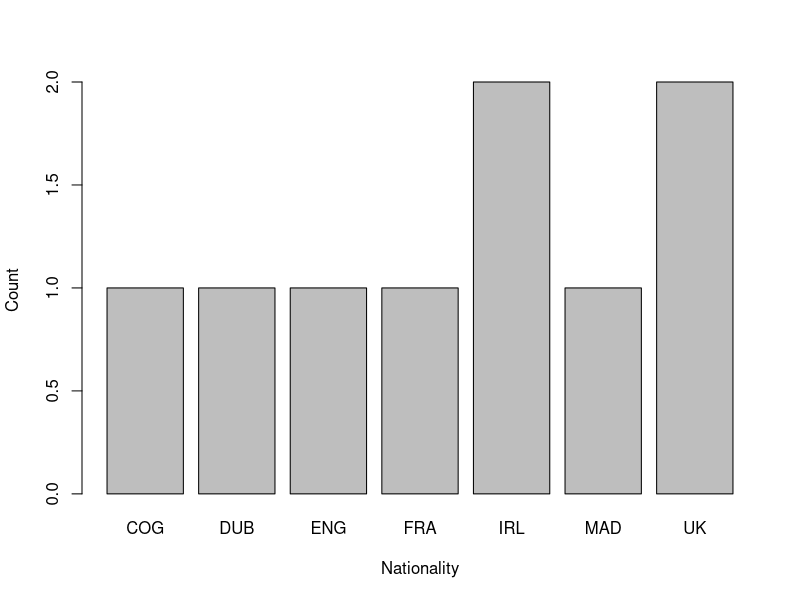
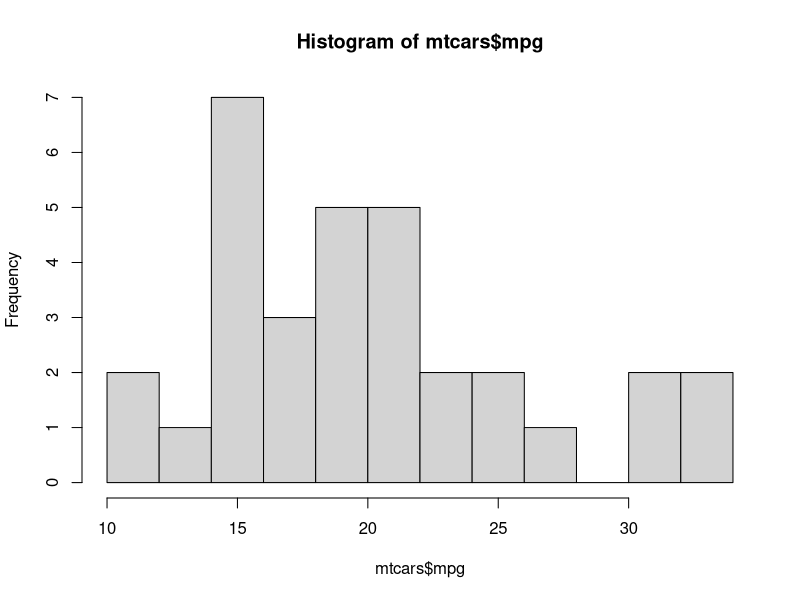
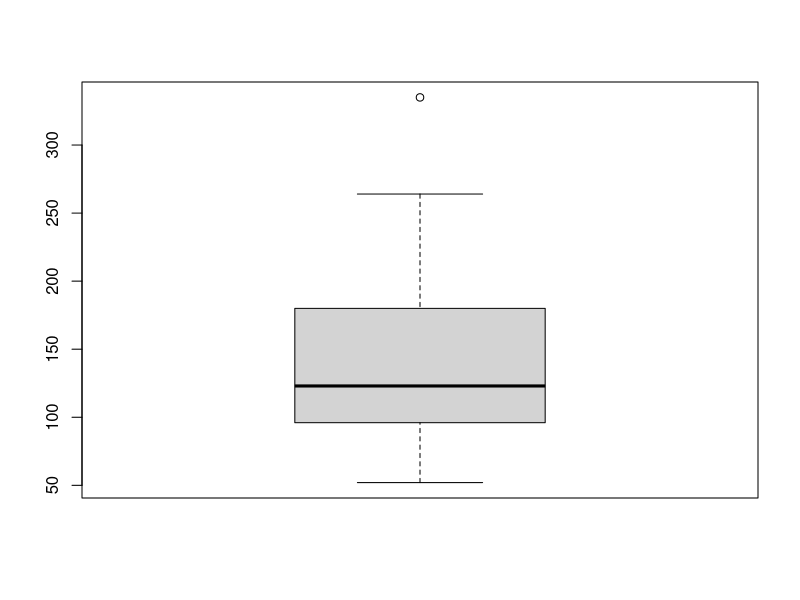
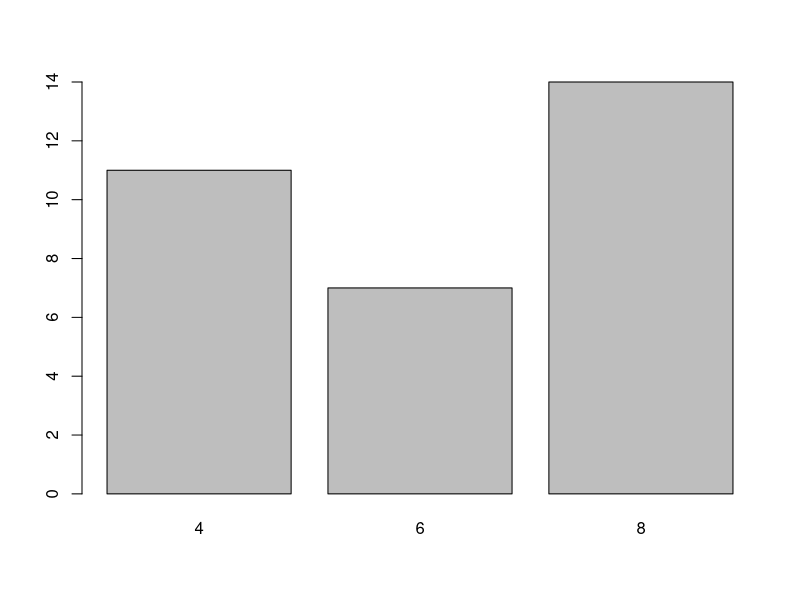
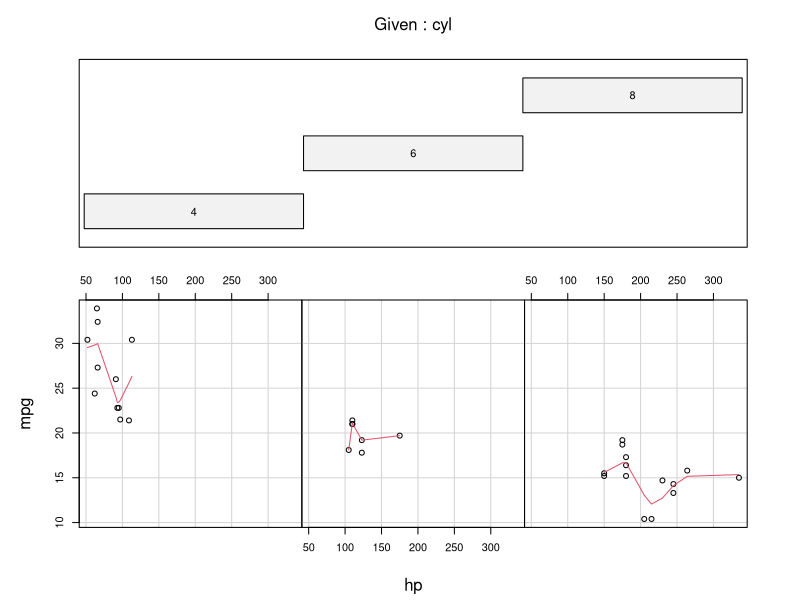
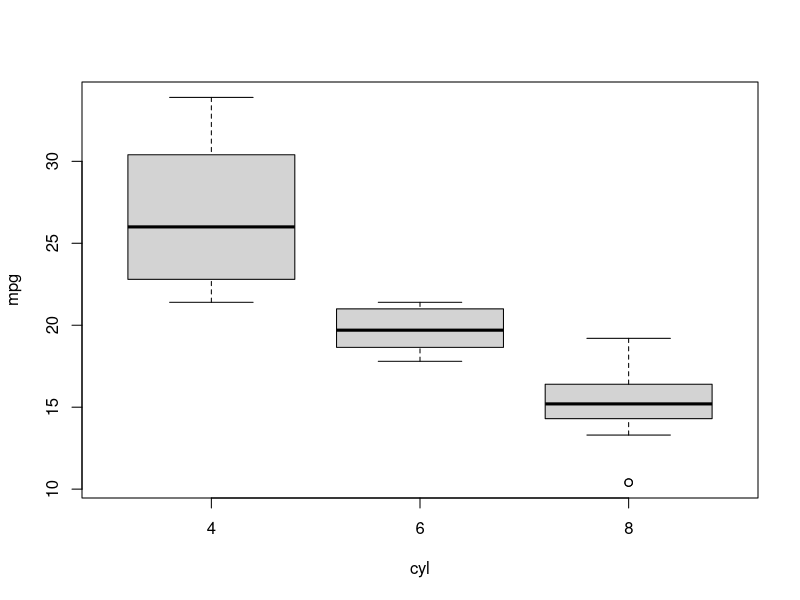
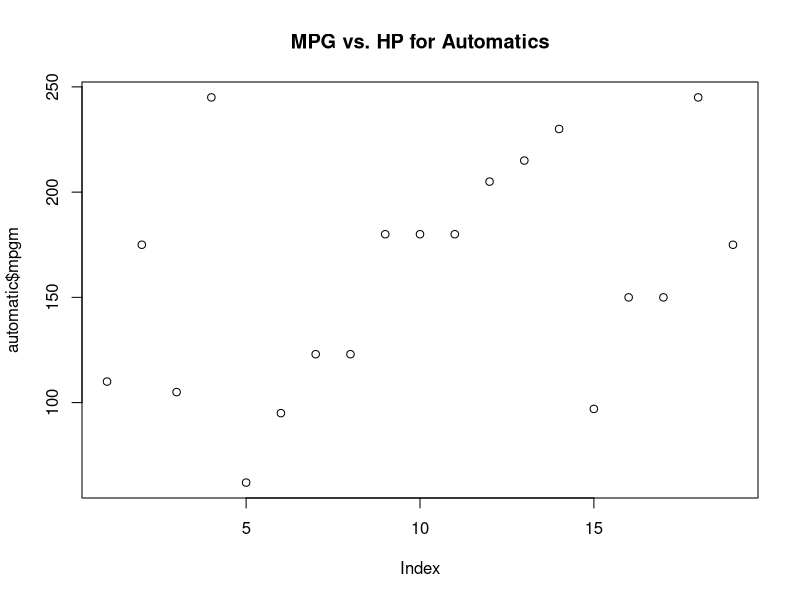
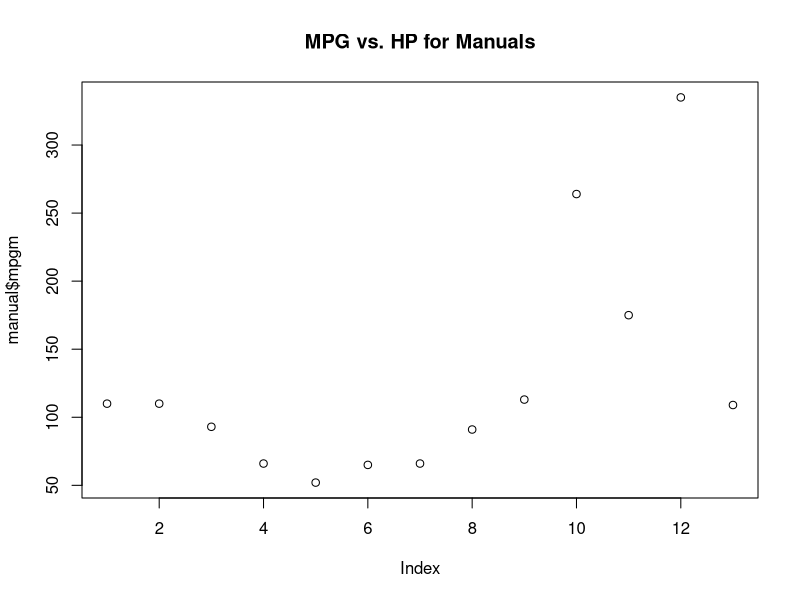

R code for these plots, in order:
x <- c(1:3, 7, 8:10)
attributes(x)
class(x)

z <- 0:9
class(z)

digits = as.character(z)
class(digits)

d = as.integer(digits)
class(d)

name = c("Amy", "Bill", "Carl")
DAD = c(80, 65, 50)
BDA = c(70, 50, 80)

gender = as.factor(c("F", "M", "M"))
nationality = as.factor(c("IRL", "UK", "IRL"))
age = c(20, 21, 22)

student.df = data.frame(name, age, gender, nationality, DAD, BDA)
attributes(student.df)

print(student.df)
str(student.df)
summary(student.df)

student.df['gender']
student.df$gender
student.df$gender[2]

mean(student.df$BDA)

student.df$average = (student.df$BDA + student.df$DAD)/2
student.df
str(student.df)

student.df$name = as.character(student.df$name)
student.df = rbind(student.df, c("Dennis", 23, "M", "UK", 55, 70))

student.df$nationality = as.character(student.df$nationality)

student.df = rbind(student.df, c("Jack", 24, "F", "FRA", 44, 65))
student.df = rbind(student.df, c("Jackson", 26, "M", "DUB", 14, 64))
student.df = rbind(student.df, c("Sandra", 24, "F", "MAD", 44, 65))
student.df = rbind(student.df, c("Goose", 24, "M", "ENG", 44, 65))
student.df = rbind(student.df, c("Michael", 150, "F", "COG", 34, 55))

student.df$nationality = as.factor(student.df$nationality)

levels(student.df$nationality)
student.df$DAD = as.numeric(student.df$DAD)
student.df$BDA = as.numeric(student.df$BDA)

?tapply
averages <- tapply(student.df$BDA, student.df$gender, mean)
averages

table(student.df$nationality)

barplot(table(student.df$nationality), xlab="Nationality", ylab="Count")

mins = c(min(student.df$BDA), min(student.df$DAD))
means = c(mean(student.df$BDA), mean(student.df$DAD))
maxs = c(max(student.df$BDA), max(student.df$DAD))
sds = c(sd(student.df$BDA), sd(student.df$DAD))

results = data.frame(mins, means, maxs, sds)
results

##############################################

data(mtcars)
str(mtcars)
summary(mtcars)
?mtcars
mtcars$cyl = as.factor(mtcars$cyl)
mtcars$am = factor(mtcars$am, labels=c("Automatic", "Manual"), levels=c(0,1))
str(mtcars)
summary(mtcars)

hist(mtcars$mpg, breaks=10)
boxplot(mtcars$hp)
barplot(table(mtcars$cyl))
coplot(mpg ~ hp | cyl, data = mtcars, panel = panel.smooth, rows = 1)

##############################################
#Excercises

table(mtcars$am)
maxWeight = max(mtcars$wt)
maxWeight
(mtcars[mtcars$wt>=maxWeight, ])

minQsec = min(mtcars$qsec)
(mtcars[mtcars$qsec==minQsec, ])

(meanMPG = tapply(mtcars$mpg, mtcars$am, mean))

meanHp = mean(mtcars$hp)
aboveMeanHP = mtcars[mtcars$hp > meanHp, ]
dim(aboveMeanHP)

moreThanSix = aboveMeanHP[aboveMeanHP$cyl == 6, ]
dim(moreThanSix)

automatics = moreThanSix[moreThanSix$am == 'Automatic', ]
dim(automatics)
boxplot(mpg ~ cyl, data=mtcars)

mysample = mtcars[sample(1:nrow(mtcars), nrow(mtcars)/2, replace=FALSE), ]
automatic = mtcars[mtcars$am == "Automatic",]
manual = mtcars[mtcars$am != "Automatic",]

plot(automatic$hp, automatic$mpgm, main = "MPG vs. HP for Automatics")
plot(manual$hp, manual$mpgm, main = "MPG vs. HP for Manuals")

lmAutomatic = lm(mpg ~ hp, automatic)
plot(automatic$hp, automatic$mpg, main="MPG vs. HP for Automatics")
abline(lmAutomatic)

lmManual = lm(mpg ~ hp, manual)
plot(manual$hp, manual$mpg, main="MPG vs. HP for Manuals")
abline(lmManual)